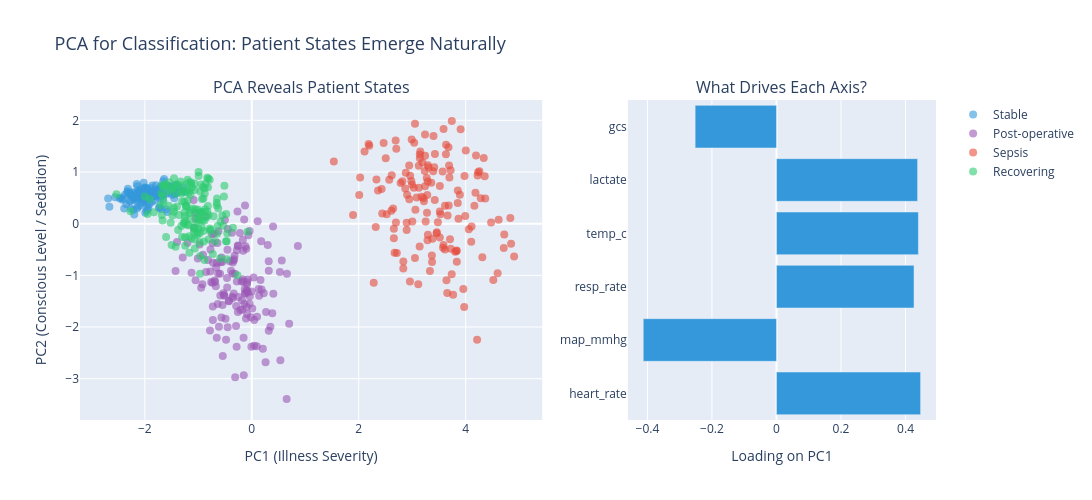

Write notebook code for a chart like this one.
### Markdown cell above
---

## 5a. Bonus: PCA Reveals Hidden Structure

Before we get to anomaly detection, here's another powerful use of PCA: **discovering hidden categories in your data**.

The famous example: In 2008, researchers applied PCA to genetic data from Europeans. The result? PC1 and PC2 almost perfectly recreated a map of Europe - people clustered by country, and their positions matched actual geography. Genetic variation encoded geography.

**For patients:** Can PCA reveal clinical states from bedside data alone?

### Code cell
def generate_patient_states_data():
    """Generate bedside data for four distinct patient states.

    The four states - Stable, Post-operative, Sepsis, Recovering - are the same
    ones used in notebook 10, so the two PCA notebooks tell one continuous story.
    All values are simulated; no real patient data is used.
    """
    np.random.seed(42)
    n_per_state = 150

    states = []

    # State 1: Stable - everything near normal
    stable = pd.DataFrame({
        'heart_rate': np.random.normal(78, 6, n_per_state),
        'map_mmhg': np.random.normal(86, 5, n_per_state),
        'resp_rate': np.random.normal(15, 1.8, n_per_state),
        'temp_c': np.random.normal(36.8, 0.3, n_per_state),
        'lactate': np.random.normal(1.1, 0.25, n_per_state),
        'gcs': np.random.normal(15, 0.4, n_per_state),
    })
    stable['state'] = 'Stable'
    states.append(stable)

    # State 2: Post-operative - mild stress response, still partly sedated
    postop = pd.DataFrame({
        'heart_rate': np.random.normal(94, 8, n_per_state),
        'map_mmhg': np.random.normal(78, 7, n_per_state),
        'resp_rate': np.random.normal(16, 2.5, n_per_state),
        'temp_c': np.random.normal(37.2, 0.4, n_per_state),
        'lactate': np.random.normal(1.7, 0.4, n_per_state),
        'gcs': np.random.normal(11, 1.6, n_per_state),
    })
    postop['state'] = 'Post-operative'
    states.append(postop)

    # State 3: Sepsis - tachycardic, hypotensive, febrile, lactate up
    sepsis = pd.DataFrame({
        'heart_rate': np.random.normal(126, 11, n_per_state),
        'map_mmhg': np.random.normal(61, 8, n_per_state),
        'resp_rate': np.random.normal(29, 4, n_per_state),
        'temp_c': np.random.normal(38.9, 0.6, n_per_state),
        'lactate': np.random.normal(4.6, 1.2, n_per_state),
        'gcs': np.random.normal(12, 1.8, n_per_state),
    })
    sepsis['state'] = 'Sepsis'
    states.append(sepsis)

    # State 4: Recovering - settling back towards baseline
    recovering = pd.DataFrame({
        'heart_rate': np.random.normal(86, 7, n_per_state),
        'map_mmhg': np.random.normal(81, 6, n_per_state),
        'resp_rate': np.random.normal(17, 2.0, n_per_state),
        'temp_c': np.random.normal(37.0, 0.3, n_per_state),
        'lactate': np.random.normal(1.4, 0.35, n_per_state),
        'gcs': np.random.normal(14, 0.9, n_per_state),
    })
    recovering['state'] = 'Recovering'
    states.append(recovering)

    df = pd.concat(states, ignore_index=True)

    # Keep every value physiologically possible
    limits = {'heart_rate': (40, 180), 'map_mmhg': (40, 130), 'resp_rate': (6, 45),
              'temp_c': (34.0, 41.5), 'lactate': (0.4, 15.0), 'gcs': (3, 15)}
    for col, (lo, hi) in limits.items():
        df[col] = df[col].clip(lo, hi)

    return df

def show_pca_classification():
    """Show how PCA reveals patient states - like genes revealed geography."""

    # Generate data with known states
    state_data = generate_patient_states_data()

    # Apply PCA
    feature_cols = ['heart_rate', 'map_mmhg', 'resp_rate', 'temp_c', 'lactate', 'gcs']
    X_states = state_data[feature_cols].values

    scaler_states = StandardScaler()
    X_states_scaled = scaler_states.fit_transform(X_states)

    pca_states = PCA(n_components=2)
    X_states_pca = pca_states.fit_transform(X_states_scaled)

    state_data['PC1'] = X_states_pca[:, 0]
    state_data['PC2'] = X_states_pca[:, 1]

    # Create visualization
    fig = make_subplots(
        rows=1, cols=2,
        subplot_titles=(
            'PCA Reveals Patient States',
            'What Drives Each Axis?'
        ),
        column_widths=[0.6, 0.4]
    )

    # Plot 1: PCA scatter colored by state
    colors = {'Stable': '#3498db', 'Post-operative': '#9b59b6',
              'Sepsis': '#e74c3c', 'Recovering': '#2ecc71'}

    for state, color in colors.items():
        subset = state_data[state_data['state'] == state]
        fig.add_trace(
            go.Scatter(
                x=subset['PC1'],
                y=subset['PC2'],
                mode='markers',
                name=state,
                marker=dict(size=8, color=color, opacity=0.6),
            ),
            row=1, col=1
        )

    # Plot 2: What each PC captures (loadings)
    loadings = pca_states.components_

    fig.add_trace(
        go.Bar(
            y=feature_cols,
            x=loadings[0],
            orientation='h',
            name='PC1',
            marker_color='#3498db',
            showlegend=False
        ),
        row=1, col=2
    )

    fig.update_layout(
        title=dict(
            text='PCA for Classification: Patient States Emerge Naturally',
            font=dict(size=18)
        ),
        width=1200,
        height=500
    )

    fig.update_xaxes(title_text='PC1 (Illness Severity)', row=1, col=1)
    fig.update_yaxes(title_text='PC2 (Conscious Level / Sedation)', row=1, col=1)
    fig.update_xaxes(title_text='Loading on PC1', row=1, col=2)

    fig.show()

    print("Key Insight:")
    print("  - We didn't tell PCA about the patient states")
    print("  - It found them automatically from the bedside channels")
    print("  - PC1 ≈ 'how sick is this patient'")
    print("  - PC2 ≈ 'how awake is this patient'")
    print("\nThis is the Novembre 'genes = geography' insight for the bedside:")
    print("  Monitoring patterns encode clinical state.")

show_pca_classification()

### Figure 1 — Plotly figure (JSON) as saved in the notebook; plotly's stock layout.template omitted (floating-point values rounded to 4 significant figures; data arrays with more than 128 entries replaced by an {"elided": "..."} marker saying what was removed)
{"data": [{"marker": {"color": "#3498db", "opacity": 0.6, "size": 8}, "mode": "markers", "name": "Stable", "type": "scatter", "x": {"elided": "150 float values"}, "xaxis": "x", "y": {"elided": "150 float values"}, "yaxis": "y"}, {"marker": {"color": "#9b59b6", "opacity": 0.6, "size": 8}, "mode": "markers", "name": "Post-operative", "type": "scatter", "x": {"elided": "150 float values"}, "xaxis": "x", "y": {"elided": "150 float values"}, "yaxis": "y"}, {"marker": {"color": "#e74c3c", "opacity": 0.6, "size": 8}, "mode": "markers", "name": "Sepsis", "type": "scatter", "x": {"elided": "150 float values"}, "xaxis": "x", "y": {"elided": "150 float values"}, "yaxis": "y"}, {"marker": {"color": "#2ecc71", "opacity": 0.6, "size": 8}, "mode": "markers", "name": "Recovering", "type": "scatter", "x": {"elided": "150 float values"}, "xaxis": "x", "y": {"elided": "150 float values"}, "yaxis": "y"}, {"marker": {"color": "#3498db"}, "name": "PC1", "orientation": "h", "showlegend": false, "type": "bar", "x": [0.4466, -0.4129, 0.4263, 0.4399, 0.4374, -0.2521], "xaxis": "x2", "y": ["heart_rate", "map_mmhg", "resp_rate", "temp_c", "lactate", "gcs"], "yaxis": "y2"}], "layout": {"annotations": [{"font": {"size": 16}, "showarrow": false, "text": "PCA Reveals Patient States", "x": 0.27, "xanchor": "center", "xref": "paper", "y": 1.0, "yanchor": "bottom", "yref": "paper"}, {"font": {"size": 16}, "showarrow": false, "text": "What Drives Each Axis?", "x": 0.82, "xanchor": "center", "xref": "paper", "y": 1.0, "yanchor": "bottom", "yref": "paper"}], "height": 500, "title": {"font": {"size": 18}, "text": "PCA for Classification: Patient States Emerge Naturally"}, "width": 1200, "xaxis": {"anchor": "y", "domain": [0.0, 0.54], "title": {"text": "PC1 (Illness Severity)"}}, "xaxis2": {"anchor": "y2", "domain": [0.64, 1.0], "title": {"text": "Loading on PC1"}}, "yaxis": {"anchor": "x", "domain": [0.0, 1.0], "title": {"text": "PC2 (Conscious Level / Sedation)"}}, "yaxis2": {"anchor": "x2", "domain": [0.0, 1.0]}}}
